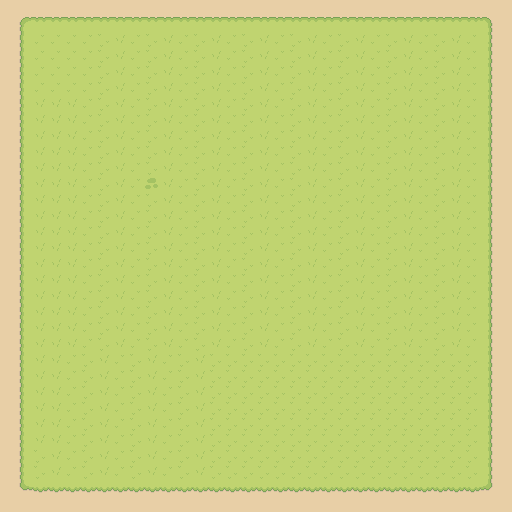

A level layout from a 2D game, rendered from its tile map. Below: a short description, then the map file with its tile-grid data intact:
An orthogonal 32x32 tile map with 16x16 px tiles, 2 tile layers (test, grass), 3 tilesets and 4 objects (top, left, right, bottom).

<map version="1.10" tiledversion="1.12.0-1-gd3530f437" orientation="orthogonal" renderorder="right-down" width="32" height="32" tilewidth="16" tileheight="16" infinite="0" nextlayerid="7" nextobjectid="10">
 <tileset firstgid="1" source="../Tiles/SproutLandsTiles.tsx" />
 <tileset firstgid="78" source="../Tiles/Grass_Tile_Layers.tsx" />
 <tileset firstgid="155" source="../Tiles/Water Objects.tsx" />
 <layer id="6" name="test" width="32" height="32">
  <data encoding="csv">
13,13,13,13,13,13,13,13,13,13,13,13,13,13,13,13,13,13,13,13,13,13,13,13,13,13,13,13,13,13,13,13,
13,13,13,13,13,13,13,13,13,13,13,13,13,13,13,13,13,13,13,13,13,13,13,13,13,13,13,13,13,13,13,13,
13,13,13,13,13,13,13,13,13,13,13,13,13,13,13,13,13,13,13,13,13,13,13,13,13,13,13,13,13,13,13,13,
13,13,13,13,13,13,13,13,13,13,13,13,13,13,13,13,13,13,13,13,13,13,13,13,13,13,13,13,13,13,13,13,
13,13,13,13,13,13,13,13,13,13,13,13,13,13,13,13,13,13,13,13,13,13,13,13,13,13,13,13,13,13,13,13,
13,13,13,13,13,13,13,13,13,13,13,13,13,13,13,13,13,13,13,13,13,13,13,13,13,13,13,13,13,13,13,13,
13,13,13,13,13,13,13,13,13,13,13,13,13,13,13,13,13,13,13,13,13,13,13,13,13,13,13,13,13,13,13,13,
13,13,13,13,13,13,13,13,13,13,13,13,13,13,13,13,13,13,13,13,13,13,13,13,13,13,13,13,13,13,13,13,
13,13,13,13,13,13,13,13,13,13,13,13,13,13,13,13,13,13,13,13,13,13,13,13,13,13,13,13,13,13,13,13,
13,13,13,13,13,13,13,13,13,13,13,13,13,13,13,13,13,13,13,13,13,13,13,13,13,13,13,13,13,13,13,13,
13,13,13,13,13,13,13,13,13,13,13,13,13,13,13,13,13,13,13,13,13,13,13,13,13,13,13,13,13,13,13,13,
13,13,13,13,13,13,13,13,13,13,13,13,13,13,13,13,13,13,13,13,13,13,13,13,13,13,13,13,13,13,13,13,
13,13,13,13,13,13,13,13,13,13,13,13,13,13,13,13,13,13,13,13,13,13,13,13,13,13,13,13,13,13,13,13,
13,13,13,13,13,13,13,13,13,13,13,13,13,13,13,13,13,13,13,13,13,13,13,13,13,13,13,13,13,13,13,13,
13,13,13,13,13,13,13,13,13,13,13,13,13,13,13,13,13,13,13,13,13,13,13,13,13,13,13,13,13,13,13,13,
13,13,13,13,13,13,13,13,13,13,13,13,13,13,13,13,13,13,13,13,13,13,13,13,13,13,13,13,13,13,13,13,
13,13,13,13,13,13,13,13,13,13,13,13,13,13,13,13,13,13,13,13,13,13,13,13,13,13,13,13,13,13,13,13,
13,13,13,13,13,13,13,13,13,13,13,13,13,13,13,13,13,13,13,13,13,13,13,13,13,13,13,13,13,13,13,13,
13,13,13,13,13,13,13,13,13,13,13,13,13,13,13,13,13,13,13,13,13,13,13,13,13,13,13,13,13,13,13,13,
13,13,13,13,13,13,13,13,13,13,13,13,13,13,13,13,13,13,13,13,13,13,13,13,13,13,13,13,13,13,13,13,
13,13,13,13,13,13,13,13,13,13,13,13,13,13,13,13,13,13,13,13,13,13,13,13,13,13,13,13,13,13,13,13,
13,13,13,13,13,13,13,13,13,13,13,13,13,13,13,13,13,13,13,13,13,13,13,13,13,13,13,13,13,13,13,13,
13,13,13,13,13,13,13,13,13,13,13,13,13,13,13,13,13,13,13,13,13,13,13,13,13,13,13,13,13,13,13,13,
13,13,13,13,13,13,13,13,13,13,13,13,13,13,13,13,13,13,13,13,13,13,13,13,13,13,13,13,13,13,13,13,
13,13,13,13,13,13,13,13,13,13,13,13,13,13,13,13,13,13,13,13,13,13,13,13,13,13,13,13,13,13,13,13,
13,13,13,13,13,13,13,13,13,13,13,13,13,13,13,13,13,13,13,13,13,13,13,13,13,13,13,13,13,13,13,13,
13,13,13,13,13,13,13,13,13,13,13,13,13,13,13,13,13,13,13,13,13,13,13,13,13,13,13,13,13,13,13,13,
13,13,13,13,13,13,13,13,13,13,13,13,13,13,13,13,13,13,13,13,13,13,13,13,13,13,13,13,13,13,13,13,
13,13,13,13,13,13,13,13,13,13,13,13,13,13,13,13,13,13,13,13,13,13,13,13,13,13,13,13,13,13,13,13,
13,13,13,13,13,13,13,13,13,13,13,13,13,13,13,13,13,13,13,13,13,13,13,13,13,13,13,13,13,13,13,13,
13,13,13,13,13,13,13,13,13,13,13,13,13,13,13,13,13,13,13,13,13,13,13,13,13,13,13,13,13,13,13,13,
13,13,13,13,13,13,13,13,13,13,13,13,13,13,13,13,13,13,13,13,13,13,13,13,13,13,13,13,13,13,13,13
</data>
 </layer>
 <layer id="1" name="grass" width="32" height="32">
  <properties>
   <property name="belowEntities" value="true" />
  </properties>
  <data encoding="csv">
0,0,0,0,0,0,0,0,0,0,0,0,0,0,0,0,0,0,0,0,0,0,0,0,0,0,0,0,0,0,0,0,
0,78,79,79,79,79,79,79,79,79,79,79,79,79,79,79,79,79,79,79,79,79,79,79,79,79,79,79,79,79,80,0,
0,89,134,134,134,134,135,133,134,135,133,134,135,133,134,135,133,134,135,133,134,135,133,134,135,133,134,135,133,134,91,0,
0,89,134,134,134,134,135,133,134,135,133,134,135,133,134,135,133,134,135,133,134,135,133,134,135,133,134,135,133,134,91,0,
0,89,134,134,134,134,135,133,134,135,133,134,135,133,134,135,133,134,135,133,134,135,133,134,135,133,134,135,133,134,91,0,
0,89,134,134,134,134,135,133,134,135,133,134,135,133,134,135,133,134,135,133,134,135,133,134,135,133,134,135,133,134,91,0,
0,89,133,133,133,134,135,133,134,135,133,134,135,133,134,135,133,134,135,133,134,135,133,134,135,133,134,135,133,134,91,0,
0,89,133,133,133,134,135,133,134,135,133,134,135,133,134,135,133,134,135,133,134,135,133,134,135,133,134,135,133,134,91,0,
0,89,133,133,133,134,135,133,134,135,133,134,135,133,134,135,133,134,135,133,134,135,133,134,135,133,134,135,133,134,91,0,
0,89,133,133,133,134,135,133,134,135,133,134,135,133,134,135,133,134,135,133,134,135,133,134,135,133,134,135,133,134,91,0,
0,89,133,133,133,134,135,133,134,135,133,134,135,133,134,135,133,134,135,133,134,135,133,134,135,133,134,135,133,134,91,0,
0,89,133,133,133,134,135,133,134,137,133,134,135,133,134,135,133,134,135,133,134,135,133,134,135,133,134,135,133,134,91,0,
0,89,133,133,133,134,135,133,134,135,133,134,135,133,134,135,133,134,135,133,134,135,133,134,135,133,134,135,133,134,91,0,
0,89,133,133,133,134,135,133,134,135,133,134,135,133,134,135,133,134,135,133,134,135,133,134,135,133,134,135,133,134,91,0,
0,89,133,133,133,134,135,133,134,135,133,134,135,133,134,135,133,134,135,133,134,135,133,134,135,133,134,135,133,134,91,0,
0,89,133,133,133,134,135,133,134,135,133,134,135,133,134,135,133,134,135,133,134,135,133,134,135,133,134,135,133,134,91,0,
0,89,133,133,133,134,135,133,134,135,133,134,135,133,134,135,133,134,135,133,134,135,133,134,135,133,134,135,133,134,91,0,
0,89,133,133,133,134,135,133,134,135,133,134,135,133,134,135,133,134,135,133,134,135,133,134,135,133,134,135,133,134,91,0,
0,89,133,133,133,134,135,133,134,135,133,134,135,133,134,135,133,134,135,133,134,135,133,134,135,133,134,135,133,134,91,0,
0,89,133,133,133,134,135,133,134,135,133,134,135,133,134,135,133,134,135,133,134,135,133,134,135,133,134,135,133,134,91,0,
0,89,133,133,133,134,135,133,134,135,133,134,135,133,134,135,133,134,135,133,134,135,133,134,135,133,134,135,133,134,91,0,
0,89,133,133,133,134,135,133,134,135,133,134,135,133,134,135,133,134,135,133,134,135,133,134,135,133,134,135,133,134,91,0,
0,89,133,133,134,135,133,134,135,133,134,135,133,135,135,135,135,135,135,135,135,135,135,135,135,135,135,135,135,135,91,0,
0,89,133,133,134,135,133,134,135,133,134,135,133,135,135,135,135,135,135,135,135,135,135,135,135,135,135,135,135,135,91,0,
0,89,133,133,134,135,133,134,135,133,134,135,133,135,135,135,135,135,135,135,135,135,135,135,135,135,135,135,135,135,91,0,
0,89,133,133,134,135,133,134,135,133,134,135,133,135,135,135,135,135,135,135,135,135,135,135,135,135,135,135,135,135,91,0,
0,89,133,133,134,135,133,134,135,133,134,135,133,135,135,135,135,135,135,135,135,135,135,135,135,135,135,135,135,135,91,0,
0,89,133,133,134,135,133,134,135,133,134,135,133,135,135,135,135,135,135,135,135,135,135,135,135,135,135,135,135,135,91,0,
0,89,135,133,134,135,133,134,135,133,134,135,133,135,135,135,135,135,135,135,135,135,135,135,135,135,135,135,135,135,91,0,
0,89,135,133,134,135,133,134,135,133,134,135,133,135,135,135,135,135,135,135,135,135,135,135,135,135,135,135,135,135,91,0,
0,100,101,101,101,101,101,101,101,101,101,101,101,101,101,101,101,101,101,101,101,101,101,101,101,101,101,101,101,101,102,0,
0,0,0,0,0,0,0,0,0,0,0,0,0,0,0,0,0,0,0,0,0,0,0,0,0,0,0,0,0,0,0,0
</data>
 </layer>
 <objectgroup id="5" name="collisions">
  <object id="6" name="top" x="0" y="0" width="512" height="20" />
  <object id="7" name="left" x="0" y="0" width="24" height="512" />
  <object id="8" name="right" x="488" y="0" width="24" height="512" />
  <object id="9" name="bottom" x="0" y="488" width="512" height="24" />
 </objectgroup>
</map>
